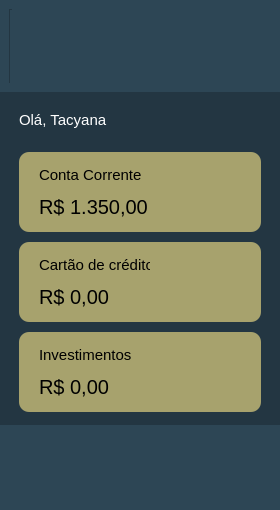
<?xml version="1.0" encoding="UTF-8"?>
<ui version="4.0">
 <class>MainWindow</class>
 <widget class="QMainWindow" name="MainWindow">
  <property name="geometry">
   <rect>
    <x>0</x>
    <y>0</y>
    <width>280</width>
    <height>510</height>
   </rect>
  </property>
  <property name="minimumSize">
   <size>
    <width>280</width>
    <height>510</height>
   </size>
  </property>
  <property name="maximumSize">
   <size>
    <width>280</width>
    <height>510</height>
   </size>
  </property>
  <property name="windowTitle">
   <string>MainWindow</string>
  </property>
  <widget class="QWidget" name="centralwidget">
   <property name="styleSheet">
    <string notr="true">background-color: rgb(45, 70, 85);</string>
   </property>
   <widget class="QFrame" name="frm_header">
    <property name="geometry">
     <rect>
      <x>9</x>
      <y>9</y>
      <width>263</width>
      <height>81</height>
     </rect>
    </property>
    <property name="sizePolicy">
     <sizepolicy hsizetype="Preferred" vsizetype="Preferred">
      <horstretch>0</horstretch>
      <verstretch>0</verstretch>
     </sizepolicy>
    </property>
    <property name="frameShape">
     <enum>QFrame::StyledPanel</enum>
    </property>
    <property name="frameShadow">
     <enum>QFrame::Raised</enum>
    </property>
    <widget class="QLabel" name="label">
     <property name="geometry">
      <rect>
       <x>3</x>
       <y>-8</y>
       <width>260</width>
       <height>91</height>
      </rect>
     </property>
     <property name="text">
      <string/>
     </property>
     <property name="pixmap">
      <pixmap>../assets/images/logo.png</pixmap>
     </property>
     <property name="scaledContents">
      <bool>true</bool>
     </property>
    </widget>
   </widget>
   <widget class="QFrame" name="frm_body">
    <property name="geometry">
     <rect>
      <x>-10</x>
      <y>83</y>
      <width>301</width>
      <height>351</height>
     </rect>
    </property>
    <property name="sizePolicy">
     <sizepolicy hsizetype="Preferred" vsizetype="Preferred">
      <horstretch>0</horstretch>
      <verstretch>0</verstretch>
     </sizepolicy>
    </property>
    <property name="frameShape">
     <enum>QFrame::NoFrame</enum>
    </property>
    <property name="frameShadow">
     <enum>QFrame::Plain</enum>
    </property>
    <layout class="QVBoxLayout" name="verticalLayout">
     <item>
      <widget class="QStackedWidget" name="Pages">
       <property name="styleSheet">
        <string notr="true">background-color: rgb(35, 54, 66);</string>
       </property>
       <property name="currentIndex">
        <number>0</number>
       </property>
       <widget class="QWidget" name="page_home">
        <widget class="QLabel" name="lbl_greeting">
         <property name="geometry">
          <rect>
           <x>20</x>
           <y>18</y>
           <width>241</width>
           <height>20</height>
          </rect>
         </property>
         <property name="font">
          <font>
           <pointsize>11</pointsize>
          </font>
         </property>
         <property name="styleSheet">
          <string notr="true">color: rgb(255, 255, 255);</string>
         </property>
         <property name="text">
          <string>Olá, Tacyana</string>
         </property>
         <property name="margin">
          <number>0</number>
         </property>
         <property name="indent">
          <number>-1</number>
         </property>
        </widget>
        <widget class="QFrame" name="frame">
         <property name="geometry">
          <rect>
           <x>20</x>
           <y>60</y>
           <width>242</width>
           <height>80</height>
          </rect>
         </property>
         <property name="styleSheet">
          <string notr="true">background-color: rgba(255, 233, 138, 0.6);
border-radius: 10px;</string>
         </property>
         <property name="frameShape">
          <enum>QFrame::StyledPanel</enum>
         </property>
         <property name="frameShadow">
          <enum>QFrame::Raised</enum>
         </property>
         <widget class="QLabel" name="label_5">
          <property name="geometry">
           <rect>
            <x>20</x>
            <y>15</y>
            <width>111</width>
            <height>16</height>
           </rect>
          </property>
          <property name="font">
           <font>
            <pointsize>11</pointsize>
            <weight>50</weight>
            <bold>false</bold>
           </font>
          </property>
          <property name="styleSheet">
           <string notr="true">background-color: rgba(255, 255, 255,0);</string>
          </property>
          <property name="text">
           <string>Conta Corrente</string>
          </property>
         </widget>
         <widget class="QLabel" name="lbl_acount_balance">
          <property name="geometry">
           <rect>
            <x>20</x>
            <y>40</y>
            <width>160</width>
            <height>30</height>
           </rect>
          </property>
          <property name="font">
           <font>
            <pointsize>15</pointsize>
            <weight>50</weight>
            <bold>false</bold>
           </font>
          </property>
          <property name="styleSheet">
           <string notr="true">background-color: rgba(255, 255, 255,0);</string>
          </property>
          <property name="text">
           <string>R$ 1.350,00</string>
          </property>
         </widget>
        </widget>
        <widget class="QFrame" name="frame_2">
         <property name="geometry">
          <rect>
           <x>20</x>
           <y>150</y>
           <width>242</width>
           <height>80</height>
          </rect>
         </property>
         <property name="styleSheet">
          <string notr="true">background-color: rgba(255, 233, 138, 0.6);
border-radius: 10px;</string>
         </property>
         <property name="frameShape">
          <enum>QFrame::StyledPanel</enum>
         </property>
         <property name="frameShadow">
          <enum>QFrame::Raised</enum>
         </property>
         <widget class="QLabel" name="label_7">
          <property name="geometry">
           <rect>
            <x>20</x>
            <y>15</y>
            <width>111</width>
            <height>16</height>
           </rect>
          </property>
          <property name="font">
           <font>
            <pointsize>11</pointsize>
            <weight>50</weight>
            <bold>false</bold>
           </font>
          </property>
          <property name="styleSheet">
           <string notr="true">background-color: rgba(255, 255, 255,0);</string>
          </property>
          <property name="text">
           <string>Cartão de crédito</string>
          </property>
         </widget>
         <widget class="QLabel" name="lbl_credit_balance">
          <property name="geometry">
           <rect>
            <x>20</x>
            <y>40</y>
            <width>160</width>
            <height>30</height>
           </rect>
          </property>
          <property name="font">
           <font>
            <pointsize>15</pointsize>
            <weight>50</weight>
            <bold>false</bold>
           </font>
          </property>
          <property name="styleSheet">
           <string notr="true">background-color: rgba(255, 255, 255,0);</string>
          </property>
          <property name="text">
           <string>R$ 0,00</string>
          </property>
         </widget>
        </widget>
        <widget class="QFrame" name="frame_3">
         <property name="geometry">
          <rect>
           <x>20</x>
           <y>240</y>
           <width>242</width>
           <height>80</height>
          </rect>
         </property>
         <property name="styleSheet">
          <string notr="true">background-color: rgba(255, 233, 138, 0.6);
border-radius: 10px;</string>
         </property>
         <property name="frameShape">
          <enum>QFrame::StyledPanel</enum>
         </property>
         <property name="frameShadow">
          <enum>QFrame::Raised</enum>
         </property>
         <widget class="QLabel" name="label_9">
          <property name="geometry">
           <rect>
            <x>20</x>
            <y>15</y>
            <width>111</width>
            <height>16</height>
           </rect>
          </property>
          <property name="font">
           <font>
            <pointsize>11</pointsize>
            <weight>50</weight>
            <bold>false</bold>
           </font>
          </property>
          <property name="styleSheet">
           <string notr="true">background-color: rgba(255, 255, 255,0);</string>
          </property>
          <property name="text">
           <string>Investimentos</string>
          </property>
         </widget>
         <widget class="QLabel" name="lbl_investment_balance">
          <property name="geometry">
           <rect>
            <x>20</x>
            <y>40</y>
            <width>160</width>
            <height>30</height>
           </rect>
          </property>
          <property name="font">
           <font>
            <pointsize>15</pointsize>
            <weight>50</weight>
            <bold>false</bold>
           </font>
          </property>
          <property name="styleSheet">
           <string notr="true">background-color: rgba(255, 255, 255,0);</string>
          </property>
          <property name="text">
           <string>R$ 0,00</string>
          </property>
         </widget>
        </widget>
       </widget>
       <widget class="QWidget" name="page_deposit">
        <widget class="QFrame" name="frame_4">
         <property name="geometry">
          <rect>
           <x>20</x>
           <y>70</y>
           <width>242</width>
           <height>80</height>
          </rect>
         </property>
         <property name="styleSheet">
          <string notr="true">background-color: rgba(255, 233, 138, 0.6);
border-radius: 10px;</string>
         </property>
         <property name="frameShape">
          <enum>QFrame::StyledPanel</enum>
         </property>
         <property name="frameShadow">
          <enum>QFrame::Raised</enum>
         </property>
         <widget class="QLabel" name="label_6">
          <property name="geometry">
           <rect>
            <x>20</x>
            <y>15</y>
            <width>111</width>
            <height>16</height>
           </rect>
          </property>
          <property name="font">
           <font>
            <pointsize>11</pointsize>
            <weight>50</weight>
            <bold>false</bold>
           </font>
          </property>
          <property name="styleSheet">
           <string notr="true">background-color: rgba(255, 255, 255,0);</string>
          </property>
          <property name="text">
           <string>Saldo disponível</string>
          </property>
         </widget>
         <widget class="QLabel" name="lbl_acc_balance_deposit">
          <property name="geometry">
           <rect>
            <x>20</x>
            <y>40</y>
            <width>160</width>
            <height>30</height>
           </rect>
          </property>
          <property name="font">
           <font>
            <pointsize>15</pointsize>
            <weight>50</weight>
            <bold>false</bold>
           </font>
          </property>
          <property name="styleSheet">
           <string notr="true">background-color: rgba(255, 255, 255,0);</string>
          </property>
          <property name="text">
           <string>R$ 1.350,00</string>
          </property>
         </widget>
        </widget>
        <widget class="QLineEdit" name="txt_deposit_amount">
         <property name="geometry">
          <rect>
           <x>20</x>
           <y>210</y>
           <width>241</width>
           <height>31</height>
          </rect>
         </property>
         <property name="font">
          <font>
           <pointsize>10</pointsize>
          </font>
         </property>
         <property name="styleSheet">
          <string notr="true">color: rgb(255, 255, 255);
padding-left: 5 px;</string>
         </property>
         <property name="text">
          <string/>
         </property>
        </widget>
        <widget class="QLabel" name="label_2">
         <property name="geometry">
          <rect>
           <x>20</x>
           <y>184</y>
           <width>141</width>
           <height>16</height>
          </rect>
         </property>
         <property name="font">
          <font>
           <pointsize>10</pointsize>
          </font>
         </property>
         <property name="styleSheet">
          <string notr="true">color: rgb(255, 255, 255);</string>
         </property>
         <property name="text">
          <string>Valor a depositar</string>
         </property>
        </widget>
        <widget class="QPushButton" name="btn_deposit_amount">
         <property name="geometry">
          <rect>
           <x>156</x>
           <y>270</y>
           <width>101</width>
           <height>31</height>
          </rect>
         </property>
         <property name="font">
          <font>
           <pointsize>10</pointsize>
          </font>
         </property>
         <property name="styleSheet">
          <string notr="true">QPushButton {
	background-color: rgb(63, 97, 118);
	color: rgb(255, 255, 255);
	border-radius: 10px;
}

QPushButton:hover {
	background-color: rgb(255, 233, 138);
	
	color: rgb(45, 70, 85);
}</string>
         </property>
         <property name="text">
          <string>Depositar</string>
         </property>
        </widget>
        <widget class="QLabel" name="label_12">
         <property name="geometry">
          <rect>
           <x>20</x>
           <y>20</y>
           <width>251</width>
           <height>31</height>
          </rect>
         </property>
         <property name="font">
          <font>
           <pointsize>16</pointsize>
          </font>
         </property>
         <property name="styleSheet">
          <string notr="true">color: rgb(255, 255, 255);</string>
         </property>
         <property name="text">
          <string>Depósito</string>
         </property>
         <property name="alignment">
          <set>Qt::AlignLeading|Qt::AlignLeft|Qt::AlignVCenter</set>
         </property>
        </widget>
       </widget>
       <widget class="QWidget" name="page_withdraw">
        <widget class="QFrame" name="frame_5">
         <property name="geometry">
          <rect>
           <x>20</x>
           <y>70</y>
           <width>242</width>
           <height>80</height>
          </rect>
         </property>
         <property name="styleSheet">
          <string notr="true">background-color: rgba(255, 233, 138, 0.6);
border-radius: 10px;</string>
         </property>
         <property name="frameShape">
          <enum>QFrame::StyledPanel</enum>
         </property>
         <property name="frameShadow">
          <enum>QFrame::Raised</enum>
         </property>
         <widget class="QLabel" name="label_11">
          <property name="geometry">
           <rect>
            <x>20</x>
            <y>15</y>
            <width>111</width>
            <height>16</height>
           </rect>
          </property>
          <property name="font">
           <font>
            <pointsize>11</pointsize>
            <weight>50</weight>
            <bold>false</bold>
           </font>
          </property>
          <property name="styleSheet">
           <string notr="true">background-color: rgba(255, 255, 255,0);</string>
          </property>
          <property name="text">
           <string>Saldo disponível</string>
          </property>
         </widget>
         <widget class="QLabel" name="lbl_acc_balance_withdraw">
          <property name="geometry">
           <rect>
            <x>20</x>
            <y>40</y>
            <width>160</width>
            <height>30</height>
           </rect>
          </property>
          <property name="font">
           <font>
            <pointsize>15</pointsize>
            <weight>50</weight>
            <bold>false</bold>
           </font>
          </property>
          <property name="styleSheet">
           <string notr="true">background-color: rgba(255, 255, 255,0);</string>
          </property>
          <property name="text">
           <string>R$ 1.350,00</string>
          </property>
         </widget>
        </widget>
        <widget class="QLabel" name="label_3">
         <property name="geometry">
          <rect>
           <x>20</x>
           <y>184</y>
           <width>141</width>
           <height>16</height>
          </rect>
         </property>
         <property name="font">
          <font>
           <pointsize>10</pointsize>
          </font>
         </property>
         <property name="styleSheet">
          <string notr="true">color: rgb(255, 255, 255);</string>
         </property>
         <property name="text">
          <string>Valor a sacar</string>
         </property>
        </widget>
        <widget class="QPushButton" name="btn_withdraw_amount">
         <property name="geometry">
          <rect>
           <x>156</x>
           <y>270</y>
           <width>101</width>
           <height>31</height>
          </rect>
         </property>
         <property name="font">
          <font>
           <pointsize>10</pointsize>
          </font>
         </property>
         <property name="styleSheet">
          <string notr="true">QPushButton {
	background-color: rgb(63, 97, 118);
	color: rgb(255, 255, 255);
	border-radius: 10px;
}

QPushButton:hover {
	background-color: rgb(255, 233, 138);
	
	color: rgb(45, 70, 85);
}</string>
         </property>
         <property name="text">
          <string>Sacar</string>
         </property>
        </widget>
        <widget class="QLineEdit" name="txt_withdraw_amount">
         <property name="geometry">
          <rect>
           <x>20</x>
           <y>210</y>
           <width>241</width>
           <height>31</height>
          </rect>
         </property>
         <property name="font">
          <font>
           <pointsize>10</pointsize>
          </font>
         </property>
         <property name="styleSheet">
          <string notr="true">color: rgb(255, 255, 255);
padding-left: 5 px;</string>
         </property>
        </widget>
        <widget class="QLabel" name="label_4">
         <property name="geometry">
          <rect>
           <x>20</x>
           <y>20</y>
           <width>251</width>
           <height>31</height>
          </rect>
         </property>
         <property name="font">
          <font>
           <pointsize>16</pointsize>
          </font>
         </property>
         <property name="styleSheet">
          <string notr="true">color: rgb(255, 255, 255);</string>
         </property>
         <property name="text">
          <string>Saque</string>
         </property>
         <property name="alignment">
          <set>Qt::AlignLeading|Qt::AlignLeft|Qt::AlignVCenter</set>
         </property>
        </widget>
       </widget>
      </widget>
     </item>
    </layout>
   </widget>
   <widget class="QFrame" name="frm_nav">
    <property name="geometry">
     <rect>
      <x>0</x>
      <y>435</y>
      <width>280</width>
      <height>80</height>
     </rect>
    </property>
    <property name="sizePolicy">
     <sizepolicy hsizetype="Preferred" vsizetype="Preferred">
      <horstretch>0</horstretch>
      <verstretch>0</verstretch>
     </sizepolicy>
    </property>
    <property name="cursor">
     <cursorShape>ArrowCursor</cursorShape>
    </property>
    <property name="frameShape">
     <enum>QFrame::NoFrame</enum>
    </property>
    <property name="frameShadow">
     <enum>QFrame::Plain</enum>
    </property>
    <layout class="QHBoxLayout" name="horizontalLayout">
     <property name="spacing">
      <number>10</number>
     </property>
     <property name="leftMargin">
      <number>10</number>
     </property>
     <property name="topMargin">
      <number>0</number>
     </property>
     <property name="rightMargin">
      <number>10</number>
     </property>
     <property name="bottomMargin">
      <number>17</number>
     </property>
     <item>
      <widget class="QPushButton" name="btn_home">
       <property name="cursor">
        <cursorShape>PointingHandCursor</cursorShape>
       </property>
       <property name="toolTip">
        <string/>
       </property>
       <property name="whatsThis">
        <string/>
       </property>
       <property name="autoFillBackground">
        <bool>false</bool>
       </property>
       <property name="styleSheet">
        <string notr="true">QPushButton {
	border-radius: 10px;
}

QPushButton:hover {
	
	background-color: rgb(63, 97, 118);
}</string>
       </property>
       <property name="text">
        <string/>
       </property>
       <property name="icon">
        <iconset>
         <normaloff>../assets/images/home.png</normaloff>../assets/images/home.png</iconset>
       </property>
       <property name="iconSize">
        <size>
         <width>48</width>
         <height>48</height>
        </size>
       </property>
       <property name="checkable">
        <bool>false</bool>
       </property>
       <property name="autoDefault">
        <bool>false</bool>
       </property>
       <property name="default">
        <bool>false</bool>
       </property>
       <property name="flat">
        <bool>true</bool>
       </property>
      </widget>
     </item>
     <item>
      <widget class="QPushButton" name="btn_deposit">
       <property name="cursor">
        <cursorShape>PointingHandCursor</cursorShape>
       </property>
       <property name="styleSheet">
        <string notr="true">QPushButton {
	border-radius: 10px;
}

QPushButton:hover {
	
	background-color: rgb(63, 97, 118);
}</string>
       </property>
       <property name="text">
        <string/>
       </property>
       <property name="icon">
        <iconset>
         <normaloff>../assets/images/deposit.png</normaloff>../assets/images/deposit.png</iconset>
       </property>
       <property name="iconSize">
        <size>
         <width>48</width>
         <height>48</height>
        </size>
       </property>
       <property name="autoDefault">
        <bool>false</bool>
       </property>
       <property name="default">
        <bool>false</bool>
       </property>
       <property name="flat">
        <bool>true</bool>
       </property>
      </widget>
     </item>
     <item>
      <widget class="QPushButton" name="btn_withdraw">
       <property name="cursor">
        <cursorShape>PointingHandCursor</cursorShape>
       </property>
       <property name="styleSheet">
        <string notr="true">QPushButton {
	border-radius: 10px;
}

QPushButton:hover {
	
	background-color: rgb(63, 97, 118);
}</string>
       </property>
       <property name="text">
        <string/>
       </property>
       <property name="icon">
        <iconset>
         <normaloff>../assets/images/withdraw.png</normaloff>../assets/images/withdraw.png</iconset>
       </property>
       <property name="iconSize">
        <size>
         <width>48</width>
         <height>48</height>
        </size>
       </property>
       <property name="autoDefault">
        <bool>false</bool>
       </property>
       <property name="default">
        <bool>false</bool>
       </property>
       <property name="flat">
        <bool>true</bool>
       </property>
      </widget>
     </item>
    </layout>
   </widget>
  </widget>
 </widget>
 <resources/>
 <connections/>
</ui>
